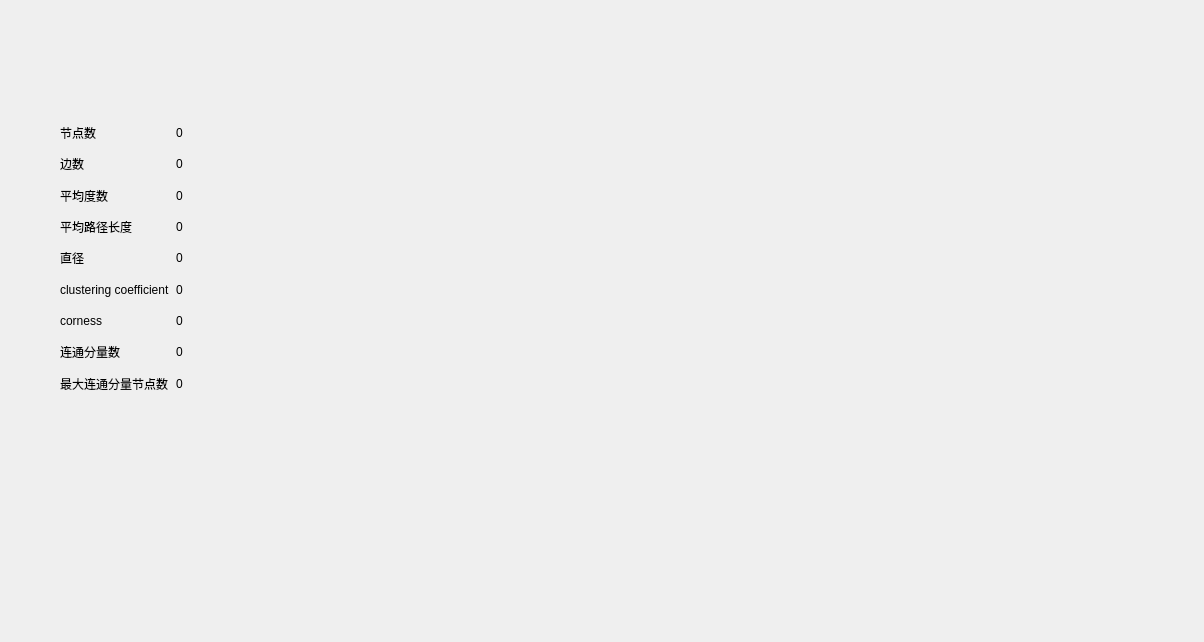
<?xml version="1.0" encoding="UTF-8"?>
<ui version="4.0">
 <class>Attack_UI</class>
 <widget class="QWidget" name="Attack_UI">
  <property name="geometry">
   <rect>
    <x>0</x>
    <y>0</y>
    <width>1204</width>
    <height>642</height>
   </rect>
  </property>
  <property name="windowTitle">
   <string>Form</string>
  </property>
  <widget class="QLabel" name="image_area">
   <property name="geometry">
    <rect>
     <x>350</x>
     <y>40</y>
     <width>800</width>
     <height>500</height>
    </rect>
   </property>
   <property name="text">
    <string/>
   </property>
  </widget>
  <widget class="QWidget" name="">
   <property name="geometry">
    <rect>
     <x>60</x>
     <y>120</y>
     <width>220</width>
     <height>276</height>
    </rect>
   </property>
   <layout class="QGridLayout" name="gridLayout">
    <item row="7" column="1">
     <widget class="QLabel" name="scc_number">
      <property name="text">
       <string>0</string>
      </property>
     </widget>
    </item>
    <item row="0" column="1">
     <widget class="QLabel" name="node_number">
      <property name="text">
       <string>0</string>
      </property>
     </widget>
    </item>
    <item row="6" column="1">
     <widget class="QLabel" name="graph_coreness">
      <property name="text">
       <string>0</string>
      </property>
     </widget>
    </item>
    <item row="3" column="1">
     <widget class="QLabel" name="average_path_length">
      <property name="text">
       <string>0</string>
      </property>
     </widget>
    </item>
    <item row="3" column="0">
     <widget class="QLabel" name="label_average_path_length">
      <property name="text">
       <string>平均路径长度</string>
      </property>
     </widget>
    </item>
    <item row="1" column="0">
     <widget class="QLabel" name="label_edge_number">
      <property name="text">
       <string>边数</string>
      </property>
     </widget>
    </item>
    <item row="4" column="1">
     <widget class="QLabel" name="diameter">
      <property name="text">
       <string>0</string>
      </property>
     </widget>
    </item>
    <item row="4" column="0">
     <widget class="QLabel" name="label_diameter">
      <property name="text">
       <string>直径</string>
      </property>
     </widget>
    </item>
    <item row="2" column="1">
     <widget class="QLabel" name="average_degree">
      <property name="text">
       <string>0</string>
      </property>
     </widget>
    </item>
    <item row="5" column="1">
     <widget class="QLabel" name="graph_cs">
      <property name="text">
       <string>0</string>
      </property>
     </widget>
    </item>
    <item row="7" column="0">
     <widget class="QLabel" name="label_scc_number">
      <property name="text">
       <string>连通分量数</string>
      </property>
     </widget>
    </item>
    <item row="8" column="1">
     <widget class="QLabel" name="largest_scc">
      <property name="text">
       <string>0</string>
      </property>
     </widget>
    </item>
    <item row="5" column="0">
     <widget class="QLabel" name="label_clustering_coefficient">
      <property name="text">
       <string>clustering coefficient</string>
      </property>
     </widget>
    </item>
    <item row="8" column="0">
     <widget class="QLabel" name="label_largest_scc">
      <property name="text">
       <string>最大连通分量节点数</string>
      </property>
     </widget>
    </item>
    <item row="2" column="0">
     <widget class="QLabel" name="label_average_degree">
      <property name="text">
       <string>平均度数</string>
      </property>
     </widget>
    </item>
    <item row="6" column="0">
     <widget class="QLabel" name="label_corness">
      <property name="text">
       <string>corness</string>
      </property>
     </widget>
    </item>
    <item row="1" column="1">
     <widget class="QLabel" name="edge_number">
      <property name="text">
       <string>0</string>
      </property>
     </widget>
    </item>
    <item row="0" column="0">
     <widget class="QLabel" name="label_node_number">
      <property name="text">
       <string>节点数</string>
      </property>
     </widget>
    </item>
   </layout>
  </widget>
 </widget>
 <resources/>
 <connections/>
</ui>
